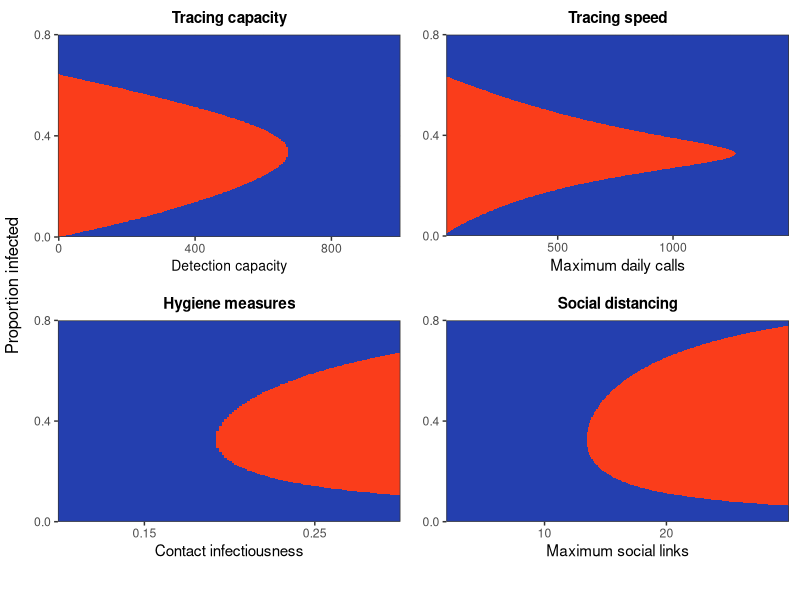
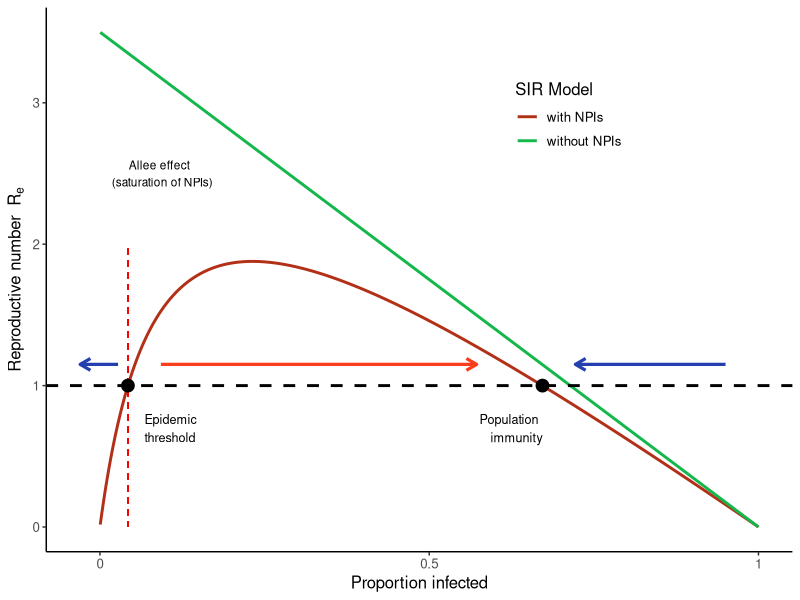
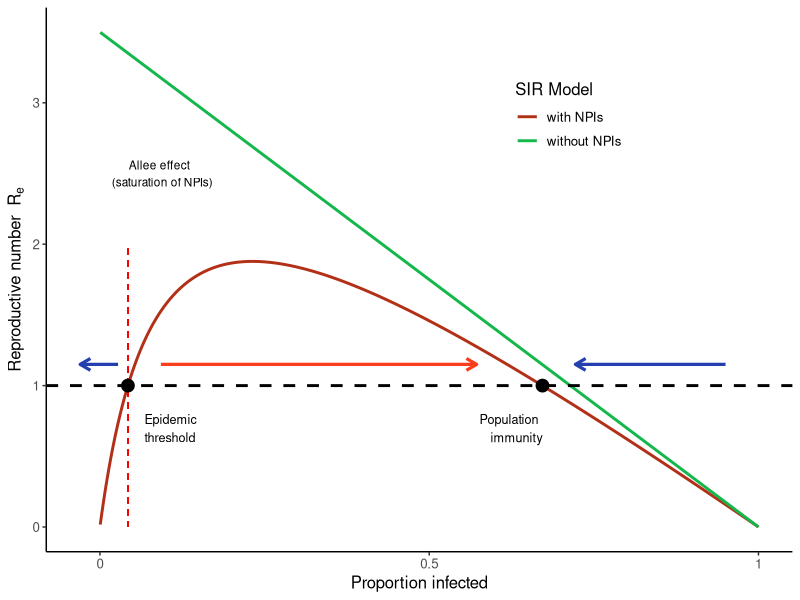

These figures' R source, in order:
###### Plot the state space of Rt against N infected for different interventions

# Variables
#
# Npop: overall population
# pCall: probability that an attempt to contact individual is succesful
# pInfection: probability that a close contact is infected
# maxLinks: average number of close contacts that non detected infected individuals make
# NDailyCalls: daily number of contacting attempts that can be performed
# maxDetected: maximum number of infected individuals that can be detected
# infectedSubsample: plotting parameter to subsample infected for 2D rasters
# propInfectedMax: plotting parameter to truncate 2D plots vertically

library(tidyr)
library(ggplot2)
library(reshape)
library(dplyr)
library(gridExtra)
library(cowplot)
library(gtable)

#########
# ---- Basic model functions ----
########

# function of effective social links by day
links_fun <- function(maxLinks, day){
  return(maxLinks * (day^4) / (day^4 + 7^4))
}

# calculate the expected number of links of detected individuals
expected_links <- function(maxLinks, pContact){
  days <- c(0:20)
  pDay <- dgeom(days, pContact)
  pDay[length(pDay)] <- 1 - sum(pDay[1:(length(pDay)-1)])
  links <- links_fun(maxLinks, days)
  expectedLinks <- sum(pDay * links)
  return(expectedLinks)
}

# calculate Rt for given parameters
calculate_Rt <- function(maxDetected, maxLinks, Infected, pCall, NDailyCalls,
                   pInfection, Npop){
  # Expected number of detected individuals
  pDetected <- maxDetected / (maxDetected + Infected)
  NDetected <- pDetected * Infected
  # Daily probability that a detected individual is contacted
  pContact <- 1 - (1-pCall)^(NDailyCalls/NDetected)
  # Number of expected social links for detected individuals
  detectedLinks <- expected_links(maxLinks, pContact)
  # Probability that a contact of an infected is susceptible
  pSusceptible<- (Npop - Infected - 1) / (Npop - 1)
  # Rt calculation
  Rt <- pSusceptible * pInfection * (pDetected*detectedLinks + (1-pDetected)*maxLinks)
  return(Rt)
}

# calculates Rt for a vector of values of Infected
calculate_Rt_range <- function(maxDetected, maxLinks, Infected, pCall,
                               NDailyCalls, pInfection, Npop){
  RtVec <- vector()
  for (i in c(1:length(Infected))) {
    RtVec[i] <- calculate_Rt(maxDetected, maxLinks, Infected[i], pCall,
                             NDailyCalls, pInfection, Npop)
  }
  return(RtVec)
}

##############################
# --- Functions that generate phase space -----
#############################

### Calculate Rt for a varying number of detection capacity
Rt_detected <- function(maxLinks, maxDetected, pCall,  pInfection,
                     NDailyCalls, Npop, propInfectedMax = 1){
  infected <- c(1:round(Npop*propInfectedMax))
  RtSpace <- matrix(NA, ncol=length(maxDetected), nrow=length(infected))
  for(md in c(1:length(maxDetected))) {
    RtSpace[,md] <-  calculate_Rt_range(maxDetected=maxDetected[md],
                                        maxLinks=maxLinks, Infected=infected,
                                        pCall=pCall,
                                        NDailyCalls=NDailyCalls,
                                        pInfection=pInfection,
                                        Npop=Npop)
  }
  colnames(RtSpace) <- maxDetected
  rownames(RtSpace) <- infected
  return(RtSpace)
}


### Calculate Rt for a varying number of daily calls
Rt_calls <- function(maxLinks, maxDetected, pCall,  pInfection,
                     NDailyCalls, Npop, propInfectedMax = 1){
  infected <- c(1:round(Npop*propInfectedMax))
  RtSpace <- matrix(NA, ncol=length(NDailyCalls), nrow=length(infected))
  for(nc in c(1:length(NDailyCalls))) {
    RtSpace[,nc] <-  calculate_Rt_range(maxDetected=maxDetected,
                                        maxLinks=maxLinks, Infected=infected,
                                        pCall=pCall,
                                        NDailyCalls=NDailyCalls[nc],
                                        pInfection=pInfection,
                                        Npop=Npop)
  }
  colnames(RtSpace) <- NDailyCalls
  rownames(RtSpace) <- infected
  return(RtSpace)
}


### Calculate Rt for a varying number of maximum contacts
Rt_links <- function(maxLinks, maxDetected, pCall,  pInfection,
                     NDailyCalls, Npop, propInfectedMax = 1){
  infected <- c(1:round(Npop*propInfectedMax))
  RtSpace <- matrix(NA, ncol=length(maxLinks), nrow=length(infected))
  for(ml in c(1:length(maxLinks))) {
    RtSpace[,ml] <-  calculate_Rt_range(maxDetected=maxDetected,
                                        maxLinks=maxLinks[ml], Infected=infected,
                                        pCall=pCall,
                                        NDailyCalls=NDailyCalls,
                                        pInfection=pInfection,
                                        Npop=Npop)
  }
  colnames(RtSpace) <- maxLinks
  rownames(RtSpace) <- infected
  return(RtSpace)
}

### Calculate Rt for a varying number of probability of infectious close contact
Rt_pInfection <- function(maxLinks, maxDetected, pCall,  pInfection,
                     NDailyCalls, Npop, propInfectedMax = 1){
  infected <- c(1:round(Npop*propInfectedMax))
  RtSpace <- matrix(NA, ncol=length(pInfection), nrow=length(infected))
  for(pI in c(1:length(pInfection))) {
    RtSpace[,pI] <-  calculate_Rt_range(maxDetected=maxDetected,
                                        maxLinks=maxLinks, Infected=infected,
                                        pCall=pCall,
                                        NDailyCalls=NDailyCalls,
                                        pInfection=pInfection[pI],
                                        Npop=Npop)
  }
  colnames(RtSpace) <- pInfection
  rownames(RtSpace) <- infected
  return(RtSpace)
}

# Enlongate and subsample matrix, and binarize, to draw raster in ggplot
# varNames is the names of the columns
# infectedSubsample indicates to keep 1 of every infectedSumsample infected values
enlongate_matrix <- function(inputMatrix, varNames, infectedSubsample) {
  longDF <- melt.array(inputMatrix, varnames = varNames) %>%
    dplyr::rename(., Rt = value) %>%
    dplyr::mutate(., Rt_exp = as.factor(as.integer(Rt > 1))) %>%
    as_tibble(.) %>%
    dplyr::filter(., (Infected %% infectedSubsample) == 0)
  return(longDF)
}

# plot 2D
plot_phase_space <- function(inputDF, reverse = FALSE){
  spacePlot <- ggplot(inputDF, aes(x = measure, y = Infected, fill = Rt_exp)) +
    geom_raster() +
    scale_fill_manual(values = c("#243faf", "#fa3d1b"),
                      name = element_blank(), labels = c(bquote(R[e]<1~"(Containment)"),
                                                         bquote(R[e]>1~"(Outbreak)"))) +
    scale_y_continuous(name = "Proportion infected", expand = c(0,0),
                       limits = c(0,.8), breaks = c(0, 0.4, 0.8)) +
    theme_bw()
  if (reverse) {
    spacePlot <- spacePlot +
      scale_x_reverse(name = xName, expand = c(0,0))
  }
  return(spacePlot)
}


###############################
# ---- Make the space plots -----
###############################

# general parameters
pCall <- 0.15
pInfection <- 0.2
Npop <- 2000
maxLinks <- 14
propInfectedMax <- 1
NDailyCalls <- 800
infectedSubsample <- 3
maxDetected <- 600

# ranges for 
maxDetected_Vec <- seq(0, 1000, 5)
dailyCalls_Vec <- seq(20, 1500, 5)
maxLinks_Vec <- seq(2, 30, 0.1)
pInfection_Vec <- seq(0.1, 0.3, 0.0015)

# Space plot for maximum number of people that can be detected
detectedLong <- Rt_detected(maxLinks = maxLinks, maxDetected = maxDetected_Vec,
                        pCall = pCall, pInfection = pInfection,
                        NDailyCalls = NDailyCalls, Npop = Npop,
                        propInfectedMax = propInfectedMax) %>%
                enlongate_matrix(., c("Infected", "maxDetected"), infectedSubsample)

detectedPlot <- dplyr::rename(detectedLong, measure = maxDetected) %>%
  dplyr::mutate(Infected =Infected/ Npop) %>% 
  plot_phase_space(.) +
  ggtitle("Tracing capacity") +
  theme(plot.title = element_text(hjust = 0.5, size = 11, face = "bold"),
        axis.title.x = element_text(size = 10)) +
  scale_x_continuous(breaks = c(0, 400, 800), name = "Detection capacity",
                     expand = c(0,0))

# Space plot for maximum number of calls (speed of detection)
callsLong <- Rt_calls(maxLinks = maxLinks, maxDetected = maxDetected,
                        pCall = pCall, pInfection = pInfection,
                        NDailyCalls = dailyCalls_Vec, Npop = Npop,
                        propInfectedMax = propInfectedMax) %>%
            enlongate_matrix(., c("Infected", "maxCalls"), infectedSubsample)
callsPlot <- dplyr::rename(callsLong, measure = maxCalls) %>%
  dplyr::mutate(Infected =Infected/ Npop) %>% 
  plot_phase_space(.) +
  ggtitle("Tracing speed") +
  theme(plot.title = element_text(hjust = 0.5, size = 11, face = "bold")) +
  scale_x_continuous(breaks = c(0, 500, 1000), name =  "Maximum daily calls",
                     expand = c(0,0))

# Space plot for maximum number of links
linksLong <- Rt_links(maxLinks = maxLinks_Vec, maxDetected = maxDetected,
                        pCall = pCall, pInfection = pInfection,
                        NDailyCalls = NDailyCalls, Npop = Npop,
                        propInfectedMax = propInfectedMax) %>% 
            enlongate_matrix(., c("Infected", "maxLinks"), infectedSubsample)
linksPlot <- dplyr::rename(linksLong, measure = maxLinks) %>%
  dplyr::mutate(Infected =Infected/ Npop) %>% 
  plot_phase_space(.) +
  ggtitle("Social distancing") +
  theme(plot.title = element_text(hjust = 0.5, size = 11, face = "bold")) +
  scale_x_continuous(breaks = c(10, 20), name =  "Maximum social links",
                     expand = c(0,0))

# Space plot for pInfection 
infectionLong <- Rt_pInfection(maxLinks = maxLinks, maxDetected = maxDetected,
                        pCall = pCall, pInfection = pInfection_Vec,
                        NDailyCalls = NDailyCalls, Npop = Npop,
                        propInfectedMax = propInfectedMax) %>%
            enlongate_matrix(., c("Infected", "pInfection"), infectedSubsample)
infectionPlot <- dplyr::rename(infectionLong, measure = pInfection) %>%mutate(Infected =Infected/ Npop) %>% 
  plot_phase_space(.) +
  ggtitle("Hygiene measures") +
  theme(plot.title = element_text(hjust = 0.5, size = 11, face = "bold")) +
  scale_x_continuous(breaks = c(0.15, 0.25), name = "Contact infectiousness",
                     expand = c(0,0))



# ---- arrange plots into grid -----
legendPlot <- detectedPlot + theme(legend.position = "bottom",
                                   legend.key.size = unit(.5,"cm"),
                                   legend.text = element_text(size = 9))
legend <- gtable_filter(ggplotGrob(legendPlot), "guide-box")

plotGrid <- grid.arrange(
                     arrangeGrob(detectedPlot + theme(legend.position="none",
                                                      axis.title.y=element_blank(),
                                                      plot.margin=margin(8,8,8,8)),
                                 callsPlot + theme(legend.position="none",
                                                      axis.title.y=element_blank(),
                                                      plot.margin=margin(8,8,8,8)),
                                 infectionPlot + theme(legend.position="none",
                                                      axis.title.y=element_blank(),
                                                      plot.margin=margin(8,8,8,8)),
                                 linksPlot + theme(legend.position="none",
                                                      axis.title.y=element_blank(),
                                                      plot.margin=margin(8,8,8,8)),
                                 ncol=2, left = "Proportion infected"),legend,
                     heights=c(10, .5))


ggsave("./plots/phase_space.png", plotGrid, width = 15, height = 13, units = "cm")

########################
#----  plot 1d phase space ----
########################

# Rt as function of infected individuals without allee
logistic_R <- function(R0, Npop) {
  I <- c(1:Npop)
  R <- R0 * (Npop - I)/Npop
  return(R)
}

# Rt as function of infected individuals with allee
allee_R <- function(R0, Npop, I50) {
  I <- c(1:Npop)
  R <- R0 * (Npop - I)/Npop * I / (I + I50)
  return(R)
}

lR <- logistic_R(3.5, 2000)
aR <- allee_R(3.5, 2000, 200)

rdf <- data.frame(Infected = c(1:2000), lR = lR, aR = aR) %>%
  tidyr::pivot_longer(., cols = c("aR", "lR"), names_to = "model",
                      values_to = "R")

#--- plotting code to detect and signal thresholds and comment the plots----

equilibriumPoints <- which(aR < 1)
point1 <- which(diff(equilibriumPoints) == max(diff(equilibriumPoints)))
point2 <- equilibriumPoints[point1+1]

equilibriumDf <- data.frame(Infected = c(point1, point2), R = c(1, 1),
                               type = c("unstable", "stable"))
arrowDf <- data.frame(Ii = c(point1 - 30, point1 + 100, Npop - 100),
                      If = c(-60, point2 - 200, point2 + 100),
                      direction = c("left", "right", "left"),
                      R = 1.15)

thresholdText <- c("Epidemic \nthreshold")
immunityText <- c("Population \nimmunity")


allee1D <- ggplot(rdf, aes(x = Infected, y = R, color = model)) +
  geom_line(size = 1) +
  scale_color_manual(values = c("#b33018", "#14b74b"), name = "SIR Model",
                     labels = c("with NPIs", "without NPIs")) +
  geom_hline(yintercept = 1, size = 1, linetype = "dashed") +
  geom_segment(aes(x = point1, xend = point1, y = 0, yend = 2), color = "red",
               linetype = "dashed") +
  xlab("Proportion infected") +
  ylab(bquote('Reproductive number ' ~R[e] )) +
  geom_point(data = equilibriumDf, size = 4, color = "black") +
  geom_segment(data = dplyr::filter(arrowDf, direction == "right"),
               aes(x = Ii, xend = If, y = R, yend = R), color = "#fa3d1b",
               arrow = arrow(length = unit(0.3, "cm")), size = 1.1) +
  geom_segment(data = dplyr::filter(arrowDf, direction == "left"),
               aes(x = Ii, xend = If, y = R, yend = R), color =  "#243faf",
               arrow = arrow(length = unit(0.3, "cm"), ends = "last"),
               size = 1.1) +
  #geom_text(aes(x = point1+50, y = 0.7), label = thresholdText, color = "black",
            #hjust = "inward", family = "sans", fontface = "plain", ) +
  annotate("text", x=point1+50, y=0.7, label=thresholdText, size=3.2, hjust="inward") +
  annotate("text", x=point2, y=0.7, label=immunityText, size=3.2, hjust="inward") +
  annotate("text",x=point1+100,y=2.5,label="Allee effect \n (saturation of NPIs)",size=3,hjust="center") +
#  geom_text(aes(x = point2, y = 0.7), label = immunityText, color = "black",
 #           hjust = "inward", family = "sans", fontface = "plain" ) +
  theme_classic() +
  scale_x_continuous(breaks = c(0, 1000, 2000), labels = c(0, 0.5, 1)) + 
  theme(legend.position = c(.7,.8),text=element_text(size=12)) 

allee1D <- print(allee1D)
ggsave("./plots/allee1D.png", allee1D, width = 15, height = 9, units = "cm")
